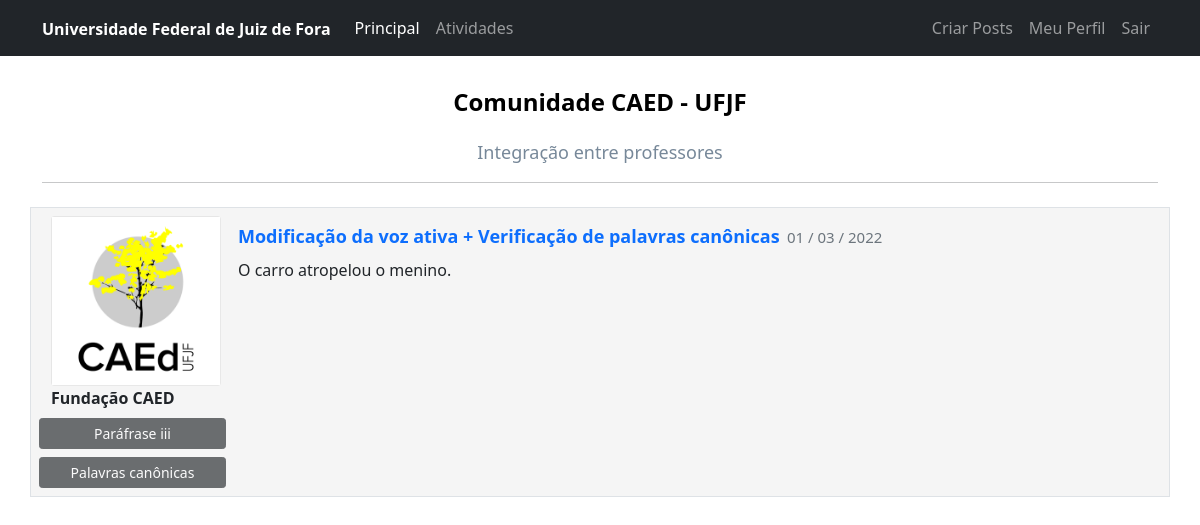
/atividades (signed in), run on the app's committed database.
### general_system/models.py (models this page shows)
class Post(data_base.Model):
    id = data_base.Column(data_base.Integer, primary_key=True)
    title = data_base.Column(data_base.String, nullable=False, unique=True)
    body_text = data_base.Column(data_base.Text, nullable=False)
    date_create = data_base.Column(data_base.DateTime, nullable=False, default=datetime.utcnow)
    id_user = data_base.Column(data_base.Integer, data_base.ForeignKey('usuario.id'), nullable=False)
    changes = data_base.Column(data_base.String, nullable=False, default='')
    files_path = data_base.Column(data_base.String, nullable=True)

class Usuario(data_base.Model, UserMixin):
    id = data_base.Column(data_base.Integer, primary_key=True)
    username = data_base.Column(data_base.String, nullable=False)
    email = data_base.Column(data_base.String, nullable=False, unique=True)
    password = data_base.Column(data_base.String, nullable=False)
    description = data_base.Column(data_base.String, nullable=False, default='Texto não informado pelo usuário.')
    perf_photo = data_base.Column(data_base.String, default='default.jpg')
    posts = data_base.relationship('Post', backref='autor', lazy=True)

### general_system/routes.py (the view)
@app.route('/atividades')
@login_required
def works():
    posts = Post.query.order_by(Post.id.desc())
    return render_template('works.html', posts=posts)

### general_system/models.py (called while the page is built)
@login_manager.user_loader
def load_user(id_user):
    return Usuario.query.get(int(id_user))

### general_system/templates/works.html
{% extends 'base.html' %}
{% block body %}
    <div class="container mt-3">
        <div align="center">
        <h1 style="color: black"><strong><font size="5">Comunidade CAED - UFJF</font></strong></h1>
        <h2 style="color: lightslategrey"><font size="4">Integração entre professores</font></h2>
        <hr>
        </div>
        {% for post in posts %}
            <div class="field_form row border mt-4 p-2 publications">
                <div class="col col-2">
                    <div class="image pe-3 "> <img src="{{url_for('static', filename='image_id_user/{}'.format(post.autor.perf_photo))}}" class="rounded" width="170"> </div>
                    <strong>{{ post.autor.username }}</strong>
                    <div class="row justify-content-center">
                        {% if post.changes == '' %}
                            <button type="button" class="btn btn-sm btn-light mt-2" disabled>Usuário não solicitou mudanças.</button>
                        {% else %}
                            {% for change in post.changes.split(';') %}
                                 <button type="button" class="btn btn-sm btn-dark mt-2" disabled>{{ change }}</button>
                            {% endfor %}
                        {% endif %}
                    </div>
                </div>
                <div class="col col-9">
                    <a style="text-decoration: none" href="{{ url_for('expose_post', post_id=post.id) }}">
                        <h3>
                            <strong> <font size="4">{{ post.title }}</font></strong>
                            <small class="text-muted" style="font-size: 15px">
                            {{ post.date_create.strftime('%d / %m / %Y')}}
                            </small>
                        </h3>
                    </a>
                    <p>{{ post.body_text }}</p>
                </div>
            </div>
        {% endfor %}
    </div>
{% endblock %}

### general_system/templates/base.html (shortened to what this page needs)
<!DOCTYPE html>
<html lang="pt-br">
<head>
    <link href="https://cdn.jsdelivr.net/npm/bootstrap@5.1.3/dist/css/bootstrap.min.css" rel="stylesheet">
    <link rel="stylesheet" type="text/css" href="{{ url_for('static', filename='main.css') }}">
</head>
<body>
    {% include 'navbar.html' %}
    {% block body %}
    {% endblock %}
</body>
</html>

### general_system/templates/navbar.html (shortened to what this page needs)
<nav  class="navbar navbar-expand-lg navbar-dark bg-dark" xmlns="http://www.w3.org/1999/html">
  <div class="container-fluid container">
    <a class="navbar-brand" href="#" style="color = gainsboro">
      <strong><font size="3"> Universidade Federal de Juiz de Fora </font></strong>
    </a>
    <div class="collapse navbar-collapse" id="navbarSupportedContent">
      <ul class="navbar-nav me-auto mb-2 mb-lg-0">
        <li class="nav-item">
          <a class="nav-link active" aria-current="page" href="{{url_for('home')}}">Principal</a>
        </li>
        <li class="nav-item">
          <a class="nav-link" href="{{url_for('works')}}">Atividades</a>
        </li>
      </ul>
      <ul class="d-flex navbar-nav">
        {% if current_user.is_authenticated %}
            <li class="nav-item">
              <a class="nav-link" href="{{ url_for('create_post') }}">Criar Posts</a>
            </li>
            <li class="nav-item">
              <a class="nav-link" href="{{ url_for('my_profile') }}">Meu Perfil</a>
            </li>
            <li class="nav-item">
              <a class="nav-link" href="{{ url_for('logout') }}">Sair</a>
            </li>
        {%endif%}
      </ul>
    </div>
  </div>
</nav>

### general_system/static/main.css (style rules this page uses)
body { background-color: #FFF }
.image img { transition: all 0.5s }
.field_form { background: #f5f5f5 !important; }

### data on the page
Post: perf_photo (picture), autor.username "Fundação CAED", change "Paráfrase iii" "Palavras canônicas", title "Modificação da voz ativa + Verificação de palavras canônicas", date_create "01 / 03 / 2022", body_text "O carro atropelou o menino."
